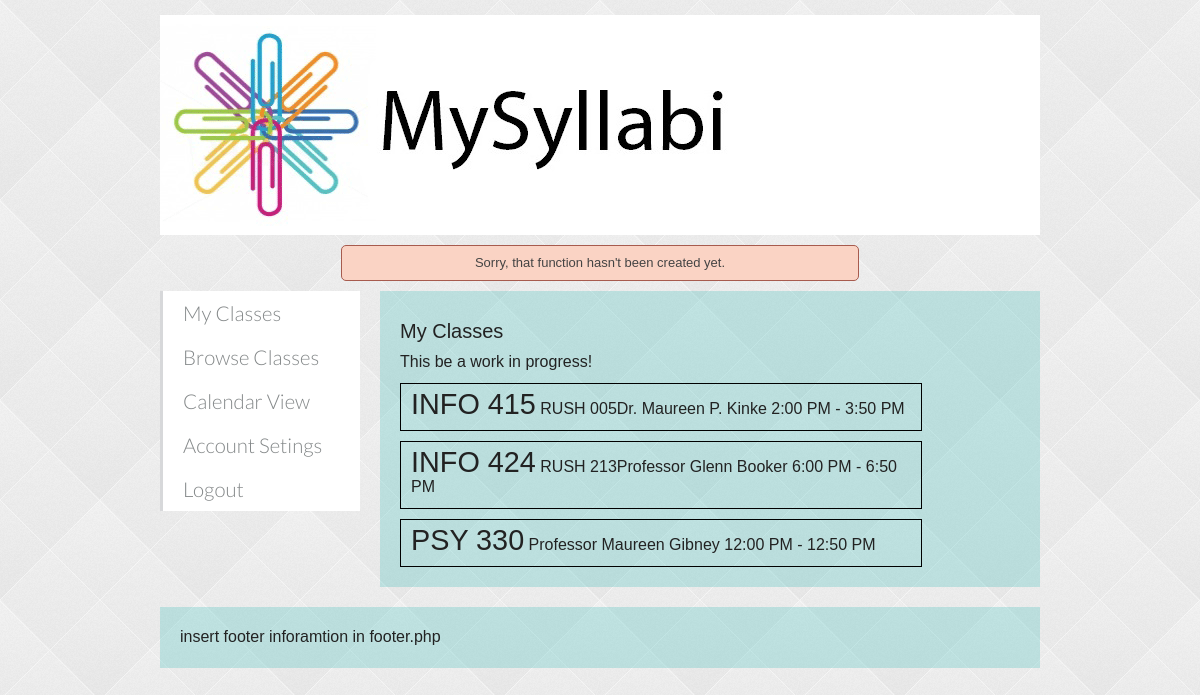
/myClasses.php?e=3 (signed in), run on the app's committed database.
### tables this page shows
CREATE TABLE IF NOT EXISTS `classes` (
  `ID` int(10) NOT NULL AUTO_INCREMENT,
  `creatorID` int(10) NOT NULL,
  `name` varchar(12) NOT NULL,
  `section` int(5) NOT NULL,
  `startTime` time NOT NULL,
  `endTime` time NOT NULL,
  `professor` varchar(40) NOT NULL,
  `description` varchar(1000) DEFAULT NULL,
  `officeHoursStart` time DEFAULT NULL,
  `officeHoursEnd` time DEFAULT NULL,
  `officeHoursLocation` varchar(40) DEFAULT NULL,
  `classLocation` varchar(40) DEFAULT NULL,
  `CRN` int(5) DEFAULT NULL,
  PRIMARY KEY (`ID`)
);

### myClasses.php (the view, shortened to what this page needs)
<!DOCTYPE html>
            <?php
            include ("header.php");
            include 'php/connect.php'
            ?>
    <div id="mainContent">
        <div id="sideBar">
             <?php
            include ("userNav.php");
             ?>
        </div>
        <div id="content" class="stiched">
           <div class="contentHead">My Classes</div>  This be a work in progress!
           <?php
    $result = mysqli_query($con,"SELECT *, TIME_FORMAT(startTime, '%l:%i %p') as 'ampmStartTime', TIME_FORMAT(endTime, '%l:%i %p') as 'ampmEndTime' FROM classes");
while($row = mysqli_fetch_array($result))
  {
  echo "<div class='class'>";
  echo "<span class='clName'>" . $row['name'] . "</span> " . $row['classLocation'];
  echo $row['professor'] . " " . $row['ampmStartTime']. " - " .  $row['ampmEndTime'] ;
  echo "</div>";
  }
           ?>
        </div>
        <div class="clearfix"></div>
    </div>
        <?php
            include ("footer.php");
        ?>
        </div>
    </body>
</html>

### css/main.css (style rules this page uses)
html, body { height: 100%; background-image: url("../img/diamond_upholstery.png"); }
body { font-size: 1em; line-height: 1.4; }
#sideBar { width: 200px; float: left; margin: 10px; }
#content { width: 620px; float: left; }
.contentHead { width:auto; text-align: left; font-size: 20px; padding: 10px 0px; }
.stiched { padding: 20px; margin: 10px; font-weight: bold; line-height: 1.3em; font-weight: normal; background: rgba(78,191,189,.3); }
.class { width: 500px; padding: 10px; border: solid 1px black; margin-top: 10px; }
.clName { font-size: 1.8em; }
.clearfix:before, .clearfix:after { content: " "; display: table; }
.clearfix:after { clear: both; }
.clearfix { *zoom: 1; }

### data on the page
classes: name "INFO 415", classLocation "RUSH 005", professor "Dr. Maureen P. Kinke", ampmStartTime "2:00 PM", ampmEndTime "3:50 PM"
classes: name "INFO 424", classLocation "RUSH 213", professor "Professor Glenn Booker", ampmStartTime "6:00 PM", ampmEndTime "6:50 PM"
classes: name "PSY 330", professor "Professor Maureen Gibney", ampmStartTime "12:00 PM", ampmEndTime "12:50 PM"
